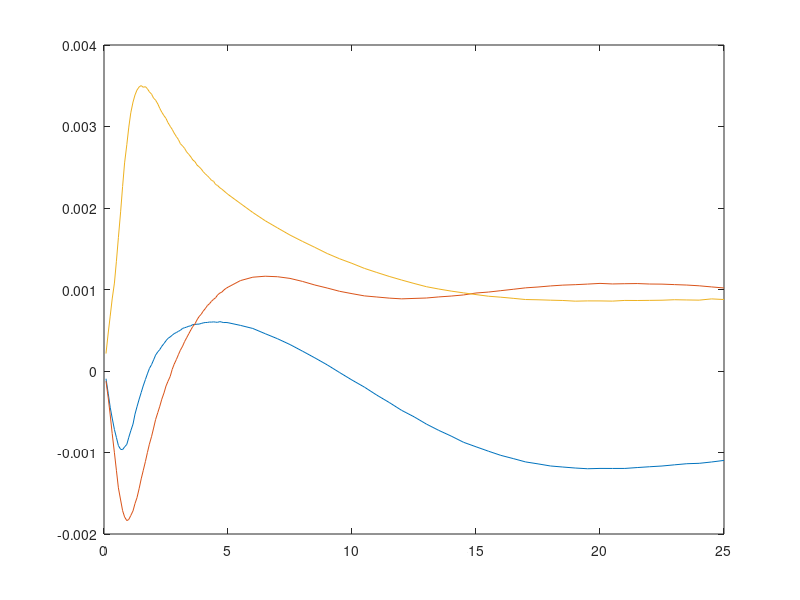

The MATLAB source for this figure: (Note: this script raises an error after producing the figure.)
%% Cleanup and data loading
clc;
clear variables;
close all;

%% Setting up constants
Q = 12;                 % number of compoundings per year for non-infinitesimal model
N = 3;                  % number of principal components
M = 10;                 % number of simulations
D = 252;                % days in year
T = 5*D;                % number of days to simulate
dT = 1/D;               % time step for simulation
s_dT = sqrt(dT);

MICEX_NSS = 1;
BANK_ENGLAND_FWD = 2;
SELECTED_MODEL = BANK_ENGLAND_FWD;

LOGNORMAL = 1;          % 0 - standard model, 1 - non-infinitesimal
APPROXIMATE = 0;        % 0 - no principal components approximation, 1 - polynomial approximation
QUASY_RANDOM = 0;       % 0 - use quasi-random, 1 - low-discrepancy numbers

%% Loading data
switch SELECTED_MODEL
    case MICEX_NSS
        % I have to load data and calculate three variables: dates, rates, terms
        load('hjm_micex_nss.mat');
        terms = [0.01 0.5:0.5:25];
        d_terms = diff(terms);
        
        N1 = size(BETA0, 1);
        M1 = size(terms, 2);
        rates = zeros(N1, M1);
        
        for i = 1:N1
            tau_t = TAU(i)./terms;
            t_tau = terms./TAU(i);
            e_tau_t = exp(-t_tau);
            rates(i,:) = BETA0(i) ...
                        + (BETA1(i)+BETA2(i))*tau_t.*(1-e_tau_t) ...
                        - BETA2(i)*e_tau_t ... 
                        + G1(i)*exp(-(terms.^2)/2) ...
                        + G2(i)*exp(-((terms-1).^2)/2) ...
                        + G3(i)*exp(-((terms-2).^2)/2);
            rates(i,:) = rates(i,:) / 100;
            d_rates = diff(rates(i,:));
            rates(i,:) = convert_to_forward(rates(i,:), terms); 
        end
        dates = TRADEDATE;
    case BANK_ENGLAND_FWD
        load('hjm_boe_forward.mat');
        d_terms = diff(terms);
end

%% Removing empty data
index = find(min(rates, [], 2) == 0);    % finding rows which contain zeros
report.num_zeros = size(index, 1);

rates(index, :) = [];
dates(index) = [];

dates = x2mdate(dates); % not really necessary but nice indeed

%% Estimating volatilities of interest rates
if LOGNORMAL == 0 
    covariance = cov(diff(rates)) * D/10000;
else
    covariance = cov(diff(((1+rates).^(1/Q)-1)*Q)) * D/10000;
end

[V,K] = eig(covariance);
eigen_values = diag(K);
report.percentage_explained = sum(eigen_values(end-N+1:end))/sum(eigen_values);
eigen_values = eigen_values(end-N+1:end);
eigen_vectors = V(:, end-N+1:end);
for i=1:N
    eigen_vectors(:,i) = eigen_vectors(:,i).*sqrt(eigen_values(i));
end

%% And plotting eigenvectors
plot(terms, eigen_vectors, 'YDataSource', 'eigen_vectors', 'XDataSource', 'terms');
pause 
close all

%% Fitting eigenvectors
X = polynom(terms', 3);
theta = pinv(X'*X) * X' * eigen_vectors;
fitted_eigen_vectors = X*theta;

%% And plotting eigenvectors together with fitted eigenvectors
plot(terms,[eigen_vectors fitted_eigen_vectors], 'YDataSource', 'eigen_vectors', 'XDataSource', 'terms');
pause 
close all

%% Estimating risk-neutral drift and volatility
if APPROXIMATE == 0
    pcv = eigen_vectors;
else
    pcv = fitted_eigen_vectors;
end
N1 = size(pcv, 1);
M1 = size(pcv, 2);

diffusion = zeros(N1, M1);
diffusion(1,:) = pcv(1,:);
for i = 2:N1
    % TODO here's numerical integration while I could do exact
    diffusion(i,:) = diffusion(i-1,:)+((pcv(i,:)+pcv(i-1,:))/2)*d_terms(i-1); 
end

pcv = pcv .* diffusion;
drift = sum(pcv, 2);

%% And plotting drift
plot(terms, drift, 'YDataSource', 'drift_vector', 'XDataSource', 'terms');
pause
close all

%% Monte-Carlo simulation using Musiela parametrization
% At the moment I have a current forward rate curve
[~, index] = max(dates);    % select last date
F0 = rates(index, :)/100;   % initial rate curve

% Defining Zero-Coupon Bond
ZCB.Term = 5;
ZCB.Data = zeros(1,M); % a zero-coupon bond with maturity of 5 years

% Defininig Cap
Cap.Term = 4;
Cap.Rate = (2/3)*mean(mean(rates))/100;
Cap.Period = 1/4;
Cap.Caplets = zeros(M, Cap.Term/Cap.Period);
Cap.Periods = floor(cumsum(ones(1,Cap.Term/Cap.Period)*Cap.Period)*D);
Cap.NumPmts = Cap.Term/Cap.Period;

tic
dt = [d_terms d_terms(end)];

for time=1:M
    M = size(terms, 2);
    f = zeros(T, M);
    f(1,:) = F0;
    if QUASY_RANDOM == 0 
        motion =  randn(T, N) * diffusion';
    else
        rands = zeros(T,N);
        for i = 1:N
            rands(:,i) = lhsnorm(0,1,T)';
        end
        motion = rands * diffusion';
    end
    for i = 2:T
        df = diff(f(i-1,:));
        df = [df df(end)] ./ dt;
        if LOGNORMAL > 0 
            f(i,:) = f(i-1,:) + (drift' + df) * dT + Q*(1-exp(f(i-1,:)/Q)) .* motion(i,:) * s_dT; 
        else
            f(i,:) = f(i-1,:) + (drift' + df) * dT + motion(i,:) * s_dT; 
        end
    end
    % TODO: ':' works when term of bond is equal to depth of simulation 
    ZCB.Data(time) = exp(-sum(f(:,1))*dT); 

    % Using terms array determine which terms are the closest to
    % selected Cap.Period and approximate forward curve at that point using
    % linear interpolation. I also have to remember that this is a FORWARD
    % curve while I need a SPOT one. And, finally, i have to DISCOUNT
    % caplets payoff so that to obatin PV.
    % taking yield curves at preselected (cap payoff dates). 
    curves = f(Cap.Periods, :); 
    % converting into spot rates
    for n = 1:Cap.NumPmts
        forward_rates = curves(n,:);
        curves(n,:) = convert_to_spot(forward_rates, terms);
    end
    % obtaining current rate using interpolation
    currentRates = interp1(terms, curves', Cap.Term);
    % calculating payoffs 
    Cap.Caplets(time, :) = max(currentRates-Cap.Rate.*ones(1,Cap.NumPmts),zeros(1,Cap.NumPmts));
    
    % discounting
    discount_curve = f(1,:);
    discount_curve = [discount_curve(1) (cumsum(discount_curve(2:end).*diff(terms))+discount_curve(1)*terms(1))./terms(2:end)];
    discount_factors = zeros(1, Cap.NumPmts);
    for n = 1:Cap.NumPmts
        discount_factors(n) = interp1(terms, discount_curve, Cap.Periods(n)/D);
    end
    
    discount_factors = exp(-discount_factors.*Cap.Periods/D);
    Cap.Caplets(time, :) = Cap.Caplets(time, :).*discount_factors;   
end

toc
ZCB.Price = mean(ZCB.Data);
ZCB.Yield = -1/(T/D)*log(ZCB.Price)*100;
Cap.Price = sum(sum(Cap.Caplets))/size(Cap.Caplets,1)/size(Cap.Caplets,2);

%% And plotting curvez
mesh(f); figure(gcf);
pause 
close all